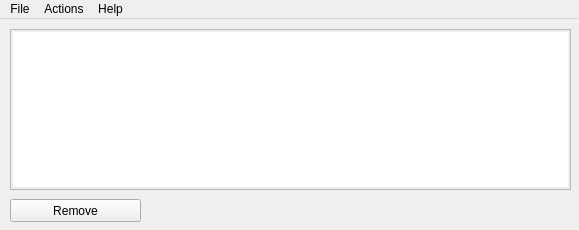
<?xml version="1.0" encoding="UTF-8"?>
<ui version="4.0">
 <class>HighScore</class>
 <widget class="QMainWindow" name="HighScore">
  <property name="geometry">
   <rect>
    <x>0</x>
    <y>0</y>
    <width>579</width>
    <height>230</height>
   </rect>
  </property>
  <property name="windowTitle">
   <string>HighScore</string>
  </property>
  <widget class="QWidget" name="centralWidget">
   <widget class="QPushButton" name="pushButton">
    <property name="geometry">
     <rect>
      <x>10</x>
      <y>180</y>
      <width>131</width>
      <height>23</height>
     </rect>
    </property>
    <property name="text">
     <string>Remove</string>
    </property>
   </widget>
   <widget class="QFrame" name="frame">
    <property name="geometry">
     <rect>
      <x>10</x>
      <y>10</y>
      <width>561</width>
      <height>161</height>
     </rect>
    </property>
    <property name="frameShape">
     <enum>QFrame::StyledPanel</enum>
    </property>
    <property name="frameShadow">
     <enum>QFrame::Sunken</enum>
    </property>
    <property name="lineWidth">
     <number>2</number>
    </property>
    <property name="midLineWidth">
     <number>2</number>
    </property>
    <widget class="QTableWidget" name="tableWidget">
     <property name="geometry">
      <rect>
       <x>3</x>
       <y>3</y>
       <width>555</width>
       <height>155</height>
      </rect>
     </property>
     <property name="minimumSize">
      <size>
       <width>351</width>
       <height>0</height>
      </size>
     </property>
     <property name="frameShape">
      <enum>QFrame::NoFrame</enum>
     </property>
     <property name="sortingEnabled">
      <bool>true</bool>
     </property>
     <property name="rowCount">
      <number>0</number>
     </property>
     <property name="columnCount">
      <number>0</number>
     </property>
    </widget>
   </widget>
  </widget>
  <widget class="QMenuBar" name="menuBar">
   <property name="geometry">
    <rect>
     <x>0</x>
     <y>0</y>
     <width>579</width>
     <height>20</height>
    </rect>
   </property>
   <widget class="QMenu" name="menuFile">
    <property name="title">
     <string>File</string>
    </property>
    <addaction name="actionExit"/>
   </widget>
   <widget class="QMenu" name="menuActions">
    <property name="title">
     <string>Actions</string>
    </property>
    <addaction name="actionPong2"/>
    <addaction name="actionBibleQuiz"/>
    <addaction name="actionRedSquare"/>
    <addaction name="actionSpaceBubble"/>
    <addaction name="actionTowerDefense"/>
    <addaction name="separator"/>
    <addaction name="actionSettings"/>
   </widget>
   <widget class="QMenu" name="menuHelp">
    <property name="title">
     <string>Help</string>
    </property>
    <addaction name="actionAbout"/>
   </widget>
   <addaction name="menuFile"/>
   <addaction name="menuActions"/>
   <addaction name="menuHelp"/>
  </widget>
  <action name="actionExit">
   <property name="text">
    <string>Exit</string>
   </property>
  </action>
  <action name="actionPong2">
   <property name="checkable">
    <bool>true</bool>
   </property>
   <property name="text">
    <string>Pong2</string>
   </property>
  </action>
  <action name="actionBibleQuiz">
   <property name="checkable">
    <bool>true</bool>
   </property>
   <property name="text">
    <string>BibleQuiz</string>
   </property>
  </action>
  <action name="actionRedSquare">
   <property name="checkable">
    <bool>true</bool>
   </property>
   <property name="text">
    <string>RedSquare</string>
   </property>
  </action>
  <action name="actionSpaceBubble">
   <property name="checkable">
    <bool>true</bool>
   </property>
   <property name="text">
    <string>SpaceBubble</string>
   </property>
  </action>
  <action name="actionTowerDefense">
   <property name="checkable">
    <bool>true</bool>
   </property>
   <property name="text">
    <string>TowerDefense</string>
   </property>
  </action>
  <action name="actionAbout">
   <property name="text">
    <string>About</string>
   </property>
  </action>
  <action name="actionSettings">
   <property name="text">
    <string>Settings</string>
   </property>
  </action>
 </widget>
 <layoutdefault spacing="6" margin="11"/>
 <resources/>
 <connections/>
</ui>
